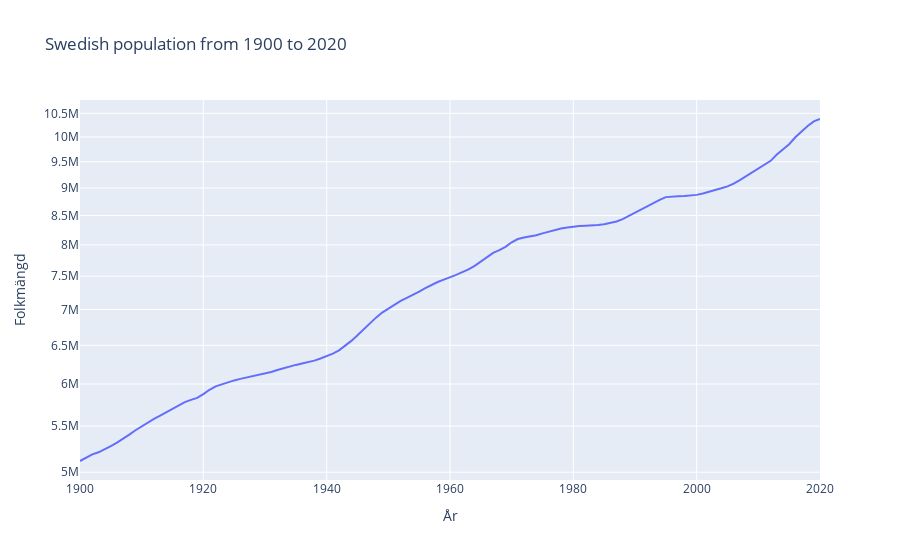

Notebook cell for this chart:
### Markdown cell above
# Line Chart

### Code cell
fig=px.line(from1900,x="År",y="Folkmängd",title="Swedish population from 1900 to 2020",range_x=[1900,2020],log_y=True)
             #labels={"År":"Year","Folkmängd":"Population"},
fig.show()
 #labels={"År":"Year","Folkmängd":"Population"}
 # markers=True
